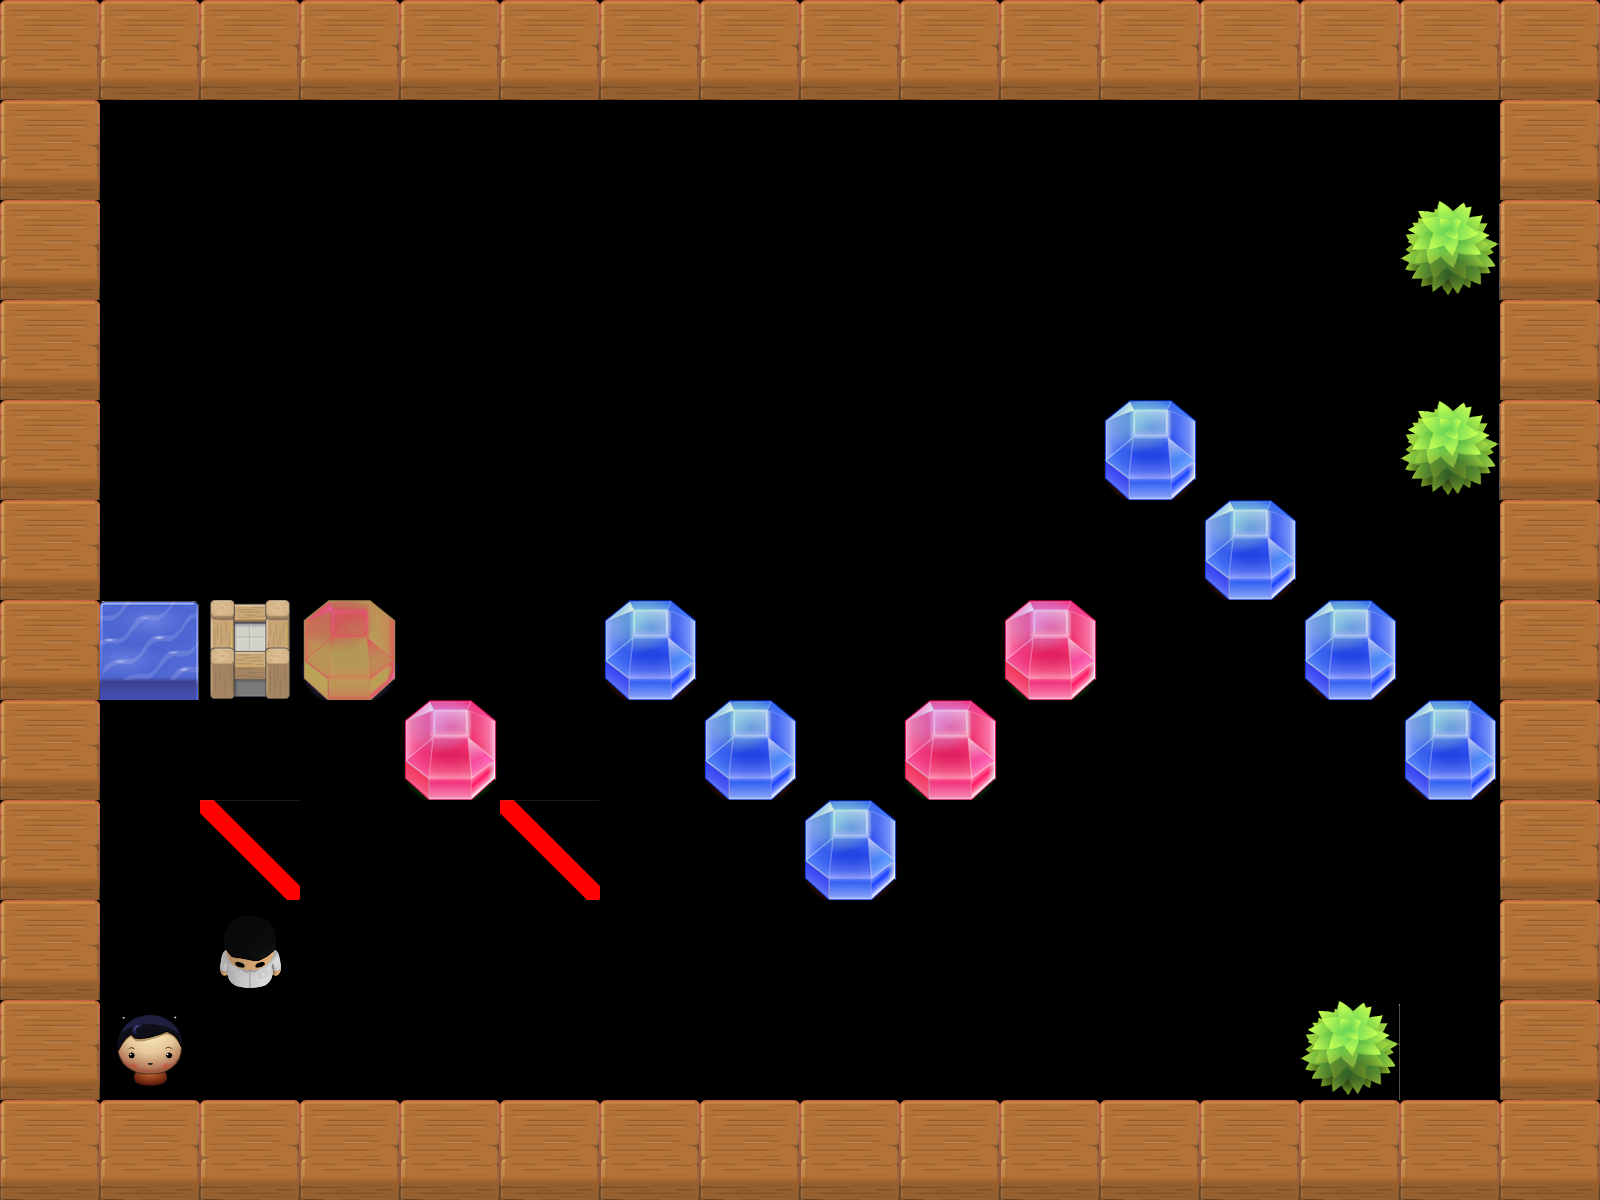

A 2D game scene composited from a Tiled map and its tileset images. What follows is a short description and the map's XML, with every tile layer's data as written:
An orthogonal 16x12 tile map with 100x100 px tiles, 1 tile layer (Tile Layer 1).

<map version="1.0" orientation="orthogonal" width="16" height="12" tilewidth="100" tileheight="100">
 <properties>
  <property name="5, 3" value="Inverse" />
 </properties>
 <tileset firstgid="1" name="tileset" tilewidth="100" tileheight="100">
  <image source="../../Dev/tileset.png" width="500" height="500" />
 </tileset>
 <layer name="Tile Layer 1" width="16" height="12">
  <data encoding="csv">
21,21,21,21,21,21,21,21,21,21,21,21,21,21,21,21,
21,0,0,0,0,0,0,0,0,0,0,0,0,0,0,21,
21,0,0,0,0,0,0,0,0,0,0,0,0,0,8,21,
21,0,0,0,0,0,0,0,0,0,0,0,0,0,0,21,
21,0,0,0,0,0,0,0,0,0,0,1,0,0,8,21,
21,0,0,0,0,0,0,0,0,0,0,0,1,0,0,21,
21,9,16,3,0,0,1,0,0,0,2,0,0,1,0,21,
21,0,0,0,2,0,0,1,0,2,0,0,0,0,1,21,
21,0,17,0,0,17,0,0,1,0,0,0,0,0,0,21,
21,0,6,0,0,0,0,0,0,0,0,0,0,0,0,21,
21,7,0,0,0,0,0,0,0,0,0,0,0,8,0,21,
21,21,21,21,21,21,21,21,21,21,21,21,21,21,21,21
</data>
 </layer>
</map>
